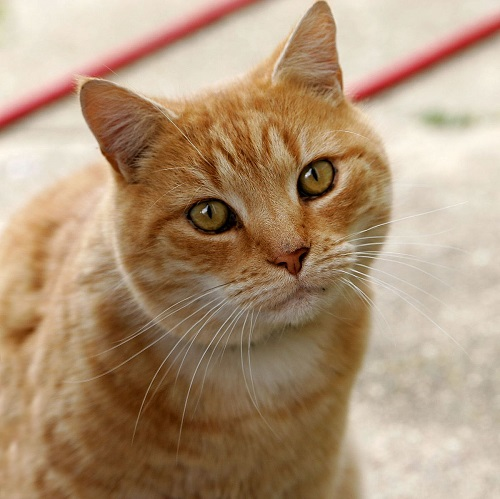
#> input picture Cat03.jpg, 500 x 499 px
$ python GDV_tutorial_01_empty.py
#> lines starting #> are read from the running program, lines starting #| are printed output that depends on the picture
import cv2
from cv2 import ROTATE_90_CLOCKWISE

print(cv2.__version__)

image_name = './Cat03.jpg'
unchanged = cv2.imread(image_name, flags=cv2.IMREAD_UNCHANGED)
#> unchanged is the input picture: shape (499, 500, 3); mean B, G, R 120.2, 148.4, 175.4
grayscale = cv2.imread(image_name, flags=cv2.IMREAD_GRAYSCALE)
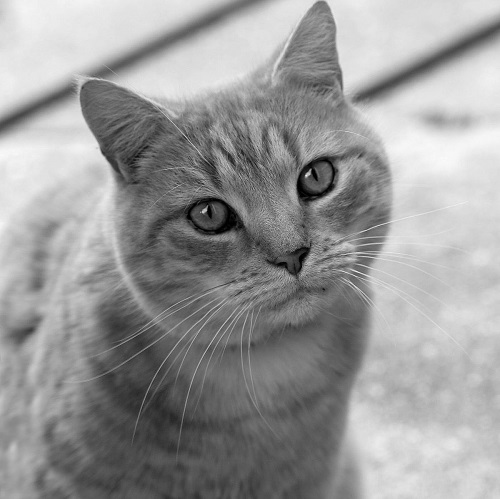
#> grayscale: shape (499, 500); min 0, max 250, mean 153.3
color = cv2.imread(image_name, flags=cv2.IMREAD_COLOR)

resized = cv2.resize(color, (100, 100))
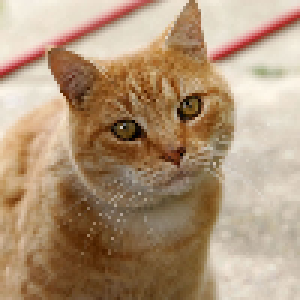
#> resized: shape (100, 100, 3) (shown 3 times larger); mean B, G, R 120.1, 148.3, 175.3

rotated = cv2.rotate(resized, ROTATE_90_CLOCKWISE)
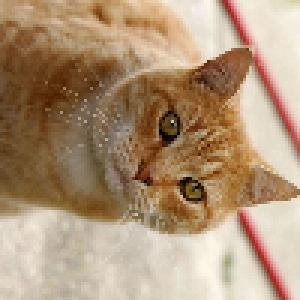
#> rotated: shape (100, 100, 3) (shown 3 times larger); mean B, G, R 120.1, 148.3, 175.3

cv2.imwrite('./01edited.jpg', rotated)

cv2.imshow('IMAGE', rotated)
cv2.waitKey(0)
cv2.destroyAllWindows()

$ run again, with edited.jpg copied over Cat03.jpg
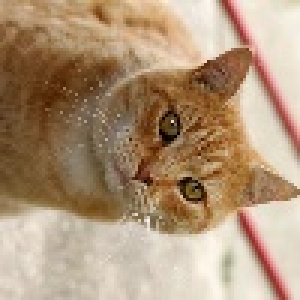
#> input picture edited.jpg, 100 x 100 px (shown 3 times larger)
#> unchanged is the input picture: shape (100, 100, 3); mean B, G, R 120.7, 148.7, 175.7
#> `grayscale = cv2.imread(image_name, flags=cv2.IMREAD_GRAYSCALE)`:
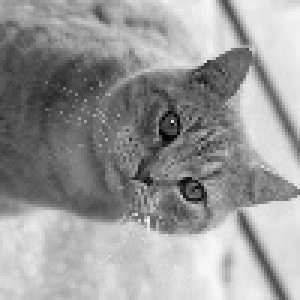
#> grayscale: shape (100, 100) (shown 3 times larger); min 0, max 248, mean 153.6
#> `rotated = cv2.rotate(resized, ROTATE_90_CLOCKWISE)`:
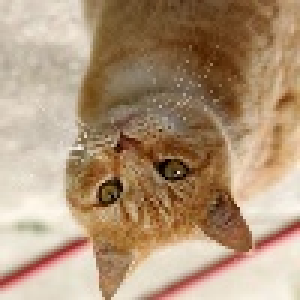
#> rotated: shape (100, 100, 3) (shown 3 times larger); mean B, G, R 120.7, 148.7, 175.7
